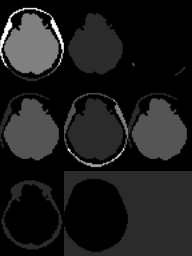

Source code (Python):
#!/usr/bin/env python

# Test vtkImageConnectivityFilter with nine different configurations on CT slices.

# Factory overrides
import vtkmodules.vtkInteractionStyle  # noqa: F401
import vtkmodules.vtkRenderingFreeType  # noqa: F401
import vtkmodules.vtkRenderingOpenGL2  # noqa: F401

import os

from vtkmodules.vtkCommonCore import vtkPoints, vtkUnsignedCharArray
from vtkmodules.vtkCommonDataModel import vtkPolyData
from vtkmodules.vtkIOImage import vtkImageReader2
from vtkmodules.vtkImagingMorphological import vtkImageConnectivityFilter
from vtkmodules.vtkInteractionStyle import vtkInteractorStyleImage
from vtkmodules.vtkRenderingCore import (
    vtkImageSlice,
    vtkImageSliceMapper,
    vtkRenderWindow,
    vtkRenderWindowInteractor,
    vtkRenderer,
)

# Read 3D CT volume (3 slices)
reader = vtkImageReader2()
reader.SetDataByteOrderToLittleEndian()
reader.SetDataExtent(0, 63, 0, 63, 2, 4)
reader.SetDataSpacing(3.2, 3.2, 1.5)
data_dir = os.environ.get("VPE_DATA_DIR", os.path.dirname(os.path.abspath(__file__)))

reader.SetFilePrefix(os.path.join(data_dir, "headsq", "quarter"))

# Create two seed points with scalar labels
seed_points = vtkPoints()
seed_points.InsertNextPoint(25.6, 100.8, 2.25)
seed_points.InsertNextPoint(100.8, 100.8, 2.25)

seed_scalars = vtkUnsignedCharArray()
seed_scalars.InsertNextValue(2)
seed_scalars.InsertNextValue(5)

seed_data = vtkPolyData()
seed_data.SetPoints(seed_points)
seed_data.GetPointData().SetScalars(seed_scalars)

# --- Pipeline 0: All regions, constant labels, generate extents ---
connectivity_0 = vtkImageConnectivityFilter()
connectivity_0.SetInputConnection(reader.GetOutputPort())
connectivity_0.GenerateRegionExtentsOn()
connectivity_0.SetScalarRange(800, 1200)
connectivity_0.UpdateExtent([0, 63, 0, 63, 3, 3])

mapper_0 = vtkImageSliceMapper()
mapper_0.SetInputConnection(connectivity_0.GetOutputPort())
mapper_0.BorderOn()
mapper_0.SliceFacesCameraOn()
mapper_0.SliceAtFocalPointOn()

actor_0 = vtkImageSlice()
actor_0.SetMapper(mapper_0)
actor_0.GetProperty().SetColorWindow(6)
actor_0.GetProperty().SetColorLevel(3)

# --- Pipeline 1: Largest region ---
connectivity_1 = vtkImageConnectivityFilter()
connectivity_1.SetInputConnection(reader.GetOutputPort())
connectivity_1.SetScalarRange(800, 1200)
connectivity_1.SetExtractionModeToLargestRegion()
connectivity_1.Update()

mapper_1 = vtkImageSliceMapper()
mapper_1.SetInputConnection(connectivity_1.GetOutputPort())
mapper_1.BorderOn()
mapper_1.SliceFacesCameraOn()
mapper_1.SliceAtFocalPointOn()

actor_1 = vtkImageSlice()
actor_1.SetMapper(mapper_1)
actor_1.GetProperty().SetColorWindow(6)
actor_1.GetProperty().SetColorLevel(3)

# --- Pipeline 2: Size range filter ---
connectivity_2 = vtkImageConnectivityFilter()
connectivity_2.SetInputConnection(reader.GetOutputPort())
connectivity_2.SetScalarRange(800, 1200)
connectivity_2.SetSizeRange(10, 99)
connectivity_2.Update()

mapper_2 = vtkImageSliceMapper()
mapper_2.SetInputConnection(connectivity_2.GetOutputPort())
mapper_2.BorderOn()
mapper_2.SliceFacesCameraOn()
mapper_2.SliceAtFocalPointOn()

actor_2 = vtkImageSlice()
actor_2.SetMapper(mapper_2)
actor_2.GetProperty().SetColorWindow(6)
actor_2.GetProperty().SetColorLevel(3)

# --- Pipeline 3: Seeded with scalar labels ---
connectivity_3 = vtkImageConnectivityFilter()
connectivity_3.SetInputConnection(reader.GetOutputPort())
connectivity_3.SetScalarRange(800, 1200)
connectivity_3.SetSeedData(seed_data)
connectivity_3.Update()

mapper_3 = vtkImageSliceMapper()
mapper_3.SetInputConnection(connectivity_3.GetOutputPort())
mapper_3.BorderOn()
mapper_3.SliceFacesCameraOn()
mapper_3.SliceAtFocalPointOn()

actor_3 = vtkImageSlice()
actor_3.SetMapper(mapper_3)
actor_3.GetProperty().SetColorWindow(6)
actor_3.GetProperty().SetColorLevel(3)

# --- Pipeline 4: All regions, size rank labels ---
connectivity_4 = vtkImageConnectivityFilter()
connectivity_4.SetInputConnection(reader.GetOutputPort())
connectivity_4.SetScalarRange(800, 1200)
connectivity_4.SetSeedData(seed_data)
connectivity_4.SetExtractionModeToAllRegions()
connectivity_4.SetLabelModeToSizeRank()
connectivity_4.Update()

mapper_4 = vtkImageSliceMapper()
mapper_4.SetInputConnection(connectivity_4.GetOutputPort())
mapper_4.BorderOn()
mapper_4.SliceFacesCameraOn()
mapper_4.SliceAtFocalPointOn()

actor_4 = vtkImageSlice()
actor_4.SetMapper(mapper_4)
actor_4.GetProperty().SetColorWindow(6)
actor_4.GetProperty().SetColorLevel(3)

# --- Pipeline 5: Seeds without scalars ---
seed_data.GetPointData().SetScalars(None)
connectivity_5 = vtkImageConnectivityFilter()
connectivity_5.SetInputConnection(reader.GetOutputPort())
connectivity_5.SetScalarRange(800, 1200)
connectivity_5.SetSeedData(seed_data)
connectivity_5.Update()

mapper_5 = vtkImageSliceMapper()
mapper_5.SetInputConnection(connectivity_5.GetOutputPort())
mapper_5.BorderOn()
mapper_5.SliceFacesCameraOn()
mapper_5.SliceAtFocalPointOn()

actor_5 = vtkImageSlice()
actor_5.SetMapper(mapper_5)
actor_5.GetProperty().SetColorWindow(6)
actor_5.GetProperty().SetColorLevel(3)

# --- Pipeline 6: Scalar range 1200-4095 ---
connectivity_6 = vtkImageConnectivityFilter()
connectivity_6.SetInputConnection(reader.GetOutputPort())
connectivity_6.SetScalarRange(1200, 4095)
connectivity_6.Update()

mapper_6 = vtkImageSliceMapper()
mapper_6.SetInputConnection(connectivity_6.GetOutputPort())
mapper_6.BorderOn()
mapper_6.SliceFacesCameraOn()
mapper_6.SliceAtFocalPointOn()

actor_6 = vtkImageSlice()
actor_6.SetMapper(mapper_6)
actor_6.GetProperty().SetColorWindow(6)
actor_6.GetProperty().SetColorLevel(3)

# --- Pipeline 7: Scalar range 0-800 ---
connectivity_7 = vtkImageConnectivityFilter()
connectivity_7.SetInputConnection(reader.GetOutputPort())
connectivity_7.SetScalarRange(0, 800)
connectivity_7.Update()

mapper_7 = vtkImageSliceMapper()
mapper_7.SetInputConnection(connectivity_7.GetOutputPort())
mapper_7.BorderOn()
mapper_7.SliceFacesCameraOn()
mapper_7.SliceAtFocalPointOn()

actor_7 = vtkImageSlice()
actor_7.SetMapper(mapper_7)
actor_7.GetProperty().SetColorWindow(6)
actor_7.GetProperty().SetColorLevel(3)

# --- Pipeline 8: Default scalar range ---
connectivity_8 = vtkImageConnectivityFilter()
connectivity_8.SetInputConnection(reader.GetOutputPort())
connectivity_8.Update()

mapper_8 = vtkImageSliceMapper()
mapper_8.SetInputConnection(connectivity_8.GetOutputPort())
mapper_8.BorderOn()
mapper_8.SliceFacesCameraOn()
mapper_8.SliceAtFocalPointOn()

actor_8 = vtkImageSlice()
actor_8.SetMapper(mapper_8)
actor_8.GetProperty().SetColorWindow(6)
actor_8.GetProperty().SetColorLevel(3)

# Renderers (3x3 grid: i=0 top-left, i=8 bottom-right)
renderer_0 = vtkRenderer()
renderer_0.SetBackground(0.0, 0.0, 0.0)
renderer_0.SetViewport(0.0, 2.0 / 3.0, 1.0 / 3.0, 1.0)
renderer_0.AddViewProp(actor_0)

renderer_1 = vtkRenderer()
renderer_1.SetBackground(0.0, 0.0, 0.0)
renderer_1.SetViewport(1.0 / 3.0, 2.0 / 3.0, 2.0 / 3.0, 1.0)
renderer_1.AddViewProp(actor_1)

renderer_2 = vtkRenderer()
renderer_2.SetBackground(0.0, 0.0, 0.0)
renderer_2.SetViewport(2.0 / 3.0, 2.0 / 3.0, 1.0, 1.0)
renderer_2.AddViewProp(actor_2)

renderer_3 = vtkRenderer()
renderer_3.SetBackground(0.0, 0.0, 0.0)
renderer_3.SetViewport(0.0, 1.0 / 3.0, 1.0 / 3.0, 2.0 / 3.0)
renderer_3.AddViewProp(actor_3)

renderer_4 = vtkRenderer()
renderer_4.SetBackground(0.0, 0.0, 0.0)
renderer_4.SetViewport(1.0 / 3.0, 1.0 / 3.0, 2.0 / 3.0, 2.0 / 3.0)
renderer_4.AddViewProp(actor_4)

renderer_5 = vtkRenderer()
renderer_5.SetBackground(0.0, 0.0, 0.0)
renderer_5.SetViewport(2.0 / 3.0, 1.0 / 3.0, 1.0, 2.0 / 3.0)
renderer_5.AddViewProp(actor_5)

renderer_6 = vtkRenderer()
renderer_6.SetBackground(0.0, 0.0, 0.0)
renderer_6.SetViewport(0.0, 0.0, 1.0 / 3.0, 1.0 / 3.0)
renderer_6.AddViewProp(actor_6)

renderer_7 = vtkRenderer()
renderer_7.SetBackground(0.0, 0.0, 0.0)
renderer_7.SetViewport(1.0 / 3.0, 0.0, 2.0 / 3.0, 1.0 / 3.0)
renderer_7.AddViewProp(actor_7)

renderer_8 = vtkRenderer()
renderer_8.SetBackground(0.0, 0.0, 0.0)
renderer_8.SetViewport(2.0 / 3.0, 0.0, 1.0, 1.0 / 3.0)
renderer_8.AddViewProp(actor_8)

# Render window
render_window = vtkRenderWindow()
render_window.AddRenderer(renderer_0)
render_window.AddRenderer(renderer_1)
render_window.AddRenderer(renderer_2)
render_window.AddRenderer(renderer_3)
render_window.AddRenderer(renderer_4)
render_window.AddRenderer(renderer_5)
render_window.AddRenderer(renderer_6)
render_window.AddRenderer(renderer_7)
render_window.AddRenderer(renderer_8)
render_window.SetSize(192, 256)
render_window.SetWindowName("connectivity filter")

# Scene
focal_point = [100.8, 100.8, 5.25]

camera_0 = renderer_0.GetActiveCamera()
camera_0.SetFocalPoint(focal_point)
camera_0.SetPosition(focal_point[0], focal_point[1], focal_point[2] + 500.0)
camera_0.SetViewUp(0.0, 1.0, 0.0)
camera_0.ParallelProjectionOn()
camera_0.SetParallelScale(3.2 * 32)

camera_1 = renderer_1.GetActiveCamera()
camera_1.SetFocalPoint(focal_point)
camera_1.SetPosition(focal_point[0], focal_point[1], focal_point[2] + 500.0)
camera_1.SetViewUp(0.0, 1.0, 0.0)
camera_1.ParallelProjectionOn()
camera_1.SetParallelScale(3.2 * 32)

camera_2 = renderer_2.GetActiveCamera()
camera_2.SetFocalPoint(focal_point)
camera_2.SetPosition(focal_point[0], focal_point[1], focal_point[2] + 500.0)
camera_2.SetViewUp(0.0, 1.0, 0.0)
camera_2.ParallelProjectionOn()
camera_2.SetParallelScale(3.2 * 32)

camera_3 = renderer_3.GetActiveCamera()
camera_3.SetFocalPoint(focal_point)
camera_3.SetPosition(focal_point[0], focal_point[1], focal_point[2] + 500.0)
camera_3.SetViewUp(0.0, 1.0, 0.0)
camera_3.ParallelProjectionOn()
camera_3.SetParallelScale(3.2 * 32)

camera_4 = renderer_4.GetActiveCamera()
camera_4.SetFocalPoint(focal_point)
camera_4.SetPosition(focal_point[0], focal_point[1], focal_point[2] + 500.0)
camera_4.SetViewUp(0.0, 1.0, 0.0)
camera_4.ParallelProjectionOn()
camera_4.SetParallelScale(3.2 * 32)

camera_5 = renderer_5.GetActiveCamera()
camera_5.SetFocalPoint(focal_point)
camera_5.SetPosition(focal_point[0], focal_point[1], focal_point[2] + 500.0)
camera_5.SetViewUp(0.0, 1.0, 0.0)
camera_5.ParallelProjectionOn()
camera_5.SetParallelScale(3.2 * 32)

camera_6 = renderer_6.GetActiveCamera()
camera_6.SetFocalPoint(focal_point)
camera_6.SetPosition(focal_point[0], focal_point[1], focal_point[2] + 500.0)
camera_6.SetViewUp(0.0, 1.0, 0.0)
camera_6.ParallelProjectionOn()
camera_6.SetParallelScale(3.2 * 32)

camera_7 = renderer_7.GetActiveCamera()
camera_7.SetFocalPoint(focal_point)
camera_7.SetPosition(focal_point[0], focal_point[1], focal_point[2] + 500.0)
camera_7.SetViewUp(0.0, 1.0, 0.0)
camera_7.ParallelProjectionOn()
camera_7.SetParallelScale(3.2 * 32)

camera_8 = renderer_8.GetActiveCamera()
camera_8.SetFocalPoint(focal_point)
camera_8.SetPosition(focal_point[0], focal_point[1], focal_point[2] + 500.0)
camera_8.SetViewUp(0.0, 1.0, 0.0)
camera_8.ParallelProjectionOn()
camera_8.SetParallelScale(3.2 * 32)

style = vtkInteractorStyleImage()
style.SetInteractionModeToImageSlicing()

interactor = vtkRenderWindowInteractor()
interactor.SetRenderWindow(render_window)
interactor.SetInteractorStyle(style)

interactor.Initialize()
interactor.Start()
